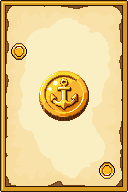
#> input picture art/out/final/cards/num/coin.png, 128 x 192 px
$ python -i cards.py   (imports and definitions only)
#> lines starting #> are read from the running program, lines starting #| are printed output that depends on the picture
"""海盗叫墩：按 selection.json 把挑定的 PixelLab 图合成成 spec 里的牌、图标、界面小图，导出到 out/final/。
python cards.py
数字全部用这里的 5x7 像素字画（不是模型写的）。
"""
import json, pathlib
from PIL import Image, ImageDraw

ART = pathlib.Path(__file__).parent
R1 = ART / "out" / "r1"
FIN = ART / "out" / "final"
# [1 line that did not run here, left out]


def hx(h):
    return tuple(int(h[i:i + 2], 16) for i in (1, 3, 5))


INK = hx("#2a160c")
PARCH = [hx("#f3e2b8"), hx("#dcc08a"), hx("#a87a44")]
#> further down, picture is the input picture: PIL image 128x192 RGBA; mean R, G, B, A 228.6, 202.1, 139.9, 255
BRASS, GOLD = hx("#c88a2c"), hx("#ffe08a")

SUITS = {  # 暗 / 中 / 亮 / 牌底 / 数字色 / 牌框
    "seaweed": dict(dark=hx("#164a2a"), mid=hx("#2f8f4e"), light=hx("#7ad27a"), tint=hx("#2f8f4e"), num=hx("#164a2a"), dark_body=False),
    "coin": dict(dark=hx("#7a4e08"), mid=hx("#d89a1c"), light=hx("#ffd75a"), tint=hx("#d89a1c"), num=hx("#7a4e08"), dark_body=False),
    "compass": dict(dark=hx("#3a1f66"), mid=hx("#7a4ab8"), light=hx("#c6a2ef"), tint=hx("#7a4ab8"), num=hx("#3a1f66"), dark_body=False),
    "flag": dict(dark=hx("#0c0a0e"), mid=hx("#3e3644"), light=hx("#ece4d0"), tint=hx("#2c2830"), num=hx("#ece4d0"), dark_body=True),
}
SPECIAL_FRAME = {  # 牌框 主色 / 亮线
    "pirate": (hx("#8a2a1e"), hx("#d0644a")),
    "ghost": (hx("#d8a038"), hx("#ffe08a")),
    "mermaid": (hx("#1f6f78"), hx("#6cc6c4")),
    "escape": (hx("#c8c4b8"), hx("#f4f2ea")),
    "tigress": (None, None),  # 左右分：左暗红 右灰白
}
FONT = {
    "0": ["01110", "10001", "10011", "10101", "11001", "10001", "01110"],
    "1": ["00100", "01100", "00100", "00100", "00100", "00100", "01110"],
    "2": ["01110", "10001", "00001", "00110", "01000", "10000", "11111"],
    "3": ["11110", "00001", "00001", "01110", "00001", "00001", "11110"],
    "4": ["00010", "00110", "01010", "10010", "11111", "00010", "00010"],
    "5": ["11111", "10000", "11110", "00001", "00001", "10001", "01110"],
    "6": ["00110", "01000", "10000", "11110", "10001", "10001", "01110"],
    "7": ["11111", "00001", "00010", "00100", "01000", "01000", "01000"],
    "8": ["01110", "10001", "10001", "01110", "10001", "10001", "01110"],
    "9": ["01110", "10001", "10001", "01111", "00001", "00010", "01100"],
}


def text_size(s, sc):
    return len(s) * 6 * sc - sc, 7 * sc


# [12 lines left out: function draw_num, not called in this run]


def load(key):
    p = SEL[key]["file"]
    return Image.open(ART / p).convert("RGBA")


def trim(im):
    bb = im.getchannel("A").point(lambda a: 255 if a > 20 else 0).getbbox()
    return im.crop(bb) if bb else im


def mix(a, b, t):
    return tuple(round(a[i] * (1 - t) + b[i] * t) for i in range(3))


# [40 lines left out: functions card_shape, base_card, parchment, not called in this run]


def v2icon(key):
    return trim(load(key))


# [11 lines left out: function outline, not called in this run]


def reduce2(im):
    """2x 缩小：box 取样后 alpha 二值化、颜色量化回 48 色，保持像素感。"""
    small = im.reduce(2)
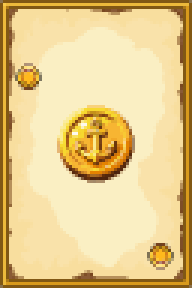
#> small: PIL image 64x96 RGBA (shown 3 times larger); mean R, G, B, A 228.6, 202.1, 139.9, 255; transparent parts drawn white
    a = small.getchannel("A").point(lambda v: 255 if v > 110 else 0)
#> a: PIL image 64x96 L; every value is 255
    rgb = small.convert("RGB").quantize(48, method=Image.Quantize.MEDIANCUT).convert("RGB")
    rgb.putalpha(a)
#> rgb: PIL image 64x96 RGBA
    return rgb


def paste_center(dst, src, cx, cy):
    dst.alpha_composite(src, (cx - src.width // 2, cy - src.height // 2))


# [42 lines left out: functions corner_block, number_card, not called in this run]


SP_KEYS = {"pirate-1": "pirate", "pirate-2": "pirate", "pirate-3": "pirate", "pirate-4": "pirate", "pirate-5": "pirate",
           "tigress": "tigress", "ghost": "ghost", "mermaid-1": "mermaid", "mermaid-2": "mermaid", "escape": "escape"}


# [136 lines left out: functions plaque, special_card, back_card, pile, glow, seal and 5 more, not called in this run]


# [58 lines not run here, left out]

>>> from PIL import Image
>>> picture = Image.open('out/final/cards/num/coin.png')
>>> result = reduce2(picture)
